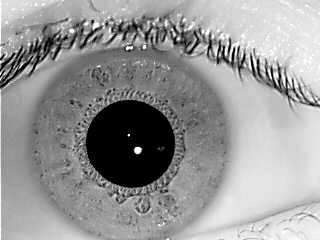
#> input picture Section5/eye.jpeg, 320 x 240 px
$ python canny.py
#> lines starting #> are read from the running program, lines starting #| are printed output that depends on the picture; after the words box and inside, x2 and y2 are one past the last pixel; in counts of white or black regions, pixels touching at a corner belong together
import cv2 as cv
import numpy as np
import matplotlib.pyplot as plt

image = cv.imread("./eye.jpeg")
#> image is the input picture: shape (240, 320, 3); min 0, max 255, mean 150.8
result = cv.bilateralFilter(image, 15, 150, 150)
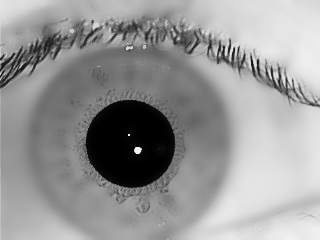
#> result: shape (240, 320, 3); min 0, max 243, mean 150.9
# result=cv.medianBlur(image,7)
# aval bayad ro ax asli filter bilat ya guasi ya harchi ro bezanim badesh filter canny ro bezanim
edge = cv.Canny(result, 100, 200)
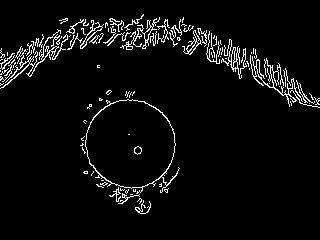
#> edge: shape (240, 320); 4.7% white in thin lines or dots, all inside (x1, y1, x2, y2) = (0, 14, 320, 214)
cv.imshow('after blur', result)
cv.imshow('canny result', edge)
cv.imshow("image", image)
cv.waitKey(0)

$ run again, with Section5/face.jpeg copied over Section5/eye.jpeg
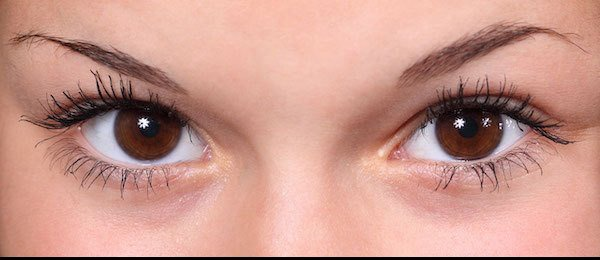
#> input picture Section5/face.jpeg, 600 x 260 px
#> image is the input picture: shape (260, 600, 3); mean B, G, R 140.6, 152, 202.4
#> `result = cv.bilateralFilter(image, 15, 150, 150)`:
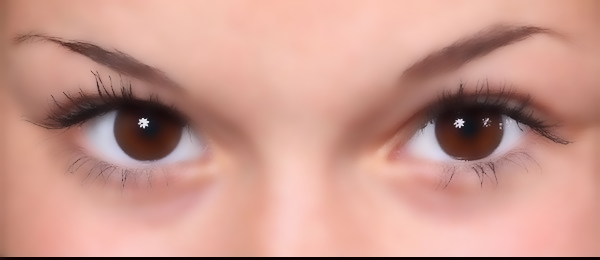
#> result: shape (260, 600, 3); mean B, G, R 140.7, 152.2, 202.6
#> `edge = cv.Canny(result, 100, 200)`:
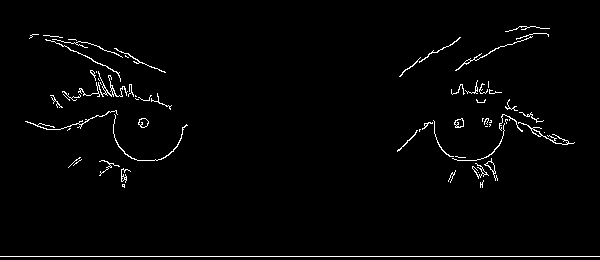
#> edge: shape (260, 600); 1.9% white in thin lines or dots, all inside (x1, y1, x2, y2) = (0, 26, 600, 257)
